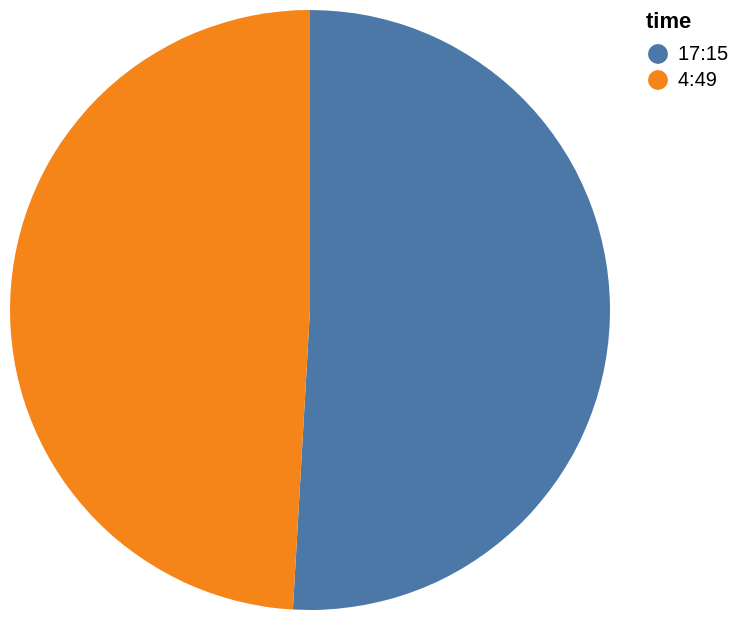

Vega-Lite specification for this chart:
### Vega-Lite specification from a JSON file in a GitHub repository (floating-point values rounded to 4 significant figures)
{"data": {"values": [{"x_data": "17:15", "y_data": 16724}, {"x_data": "4:49", "y_data": 16128}]}, "mark": "arc", "encoding": {"theta": {"field": "y_data", "type": "quantitative", "title": "train_number"}, "color": {"field": "x_data", "type": "nominal", "title": "time"}}}
